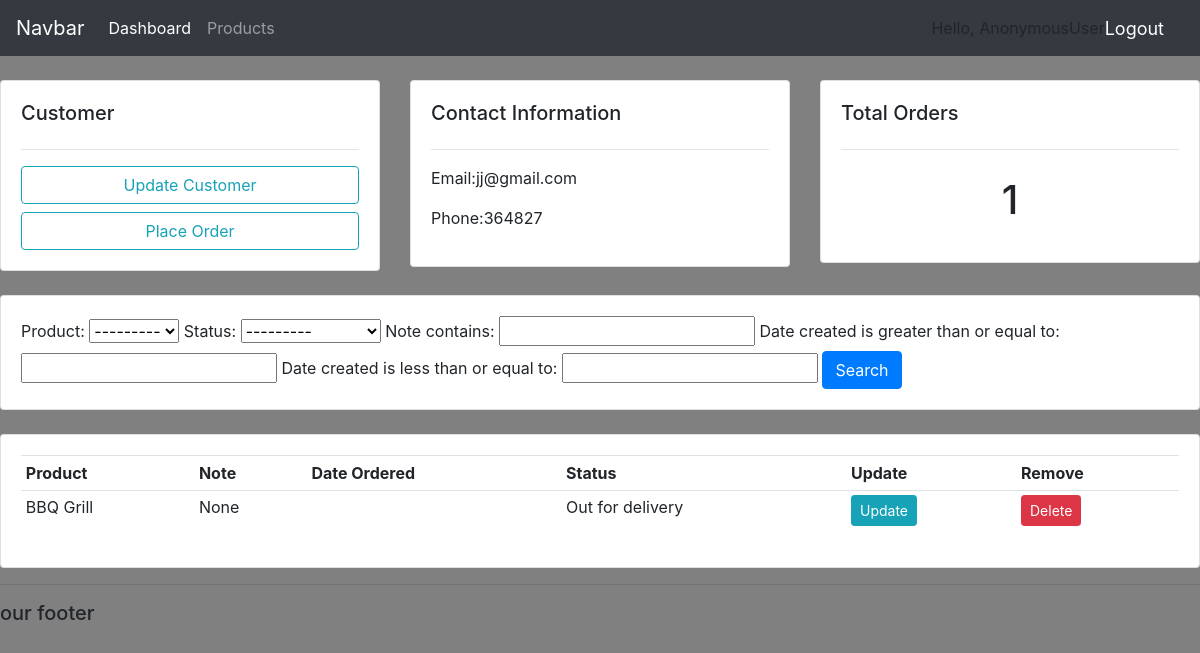
The app's page /customer/5/, older data.
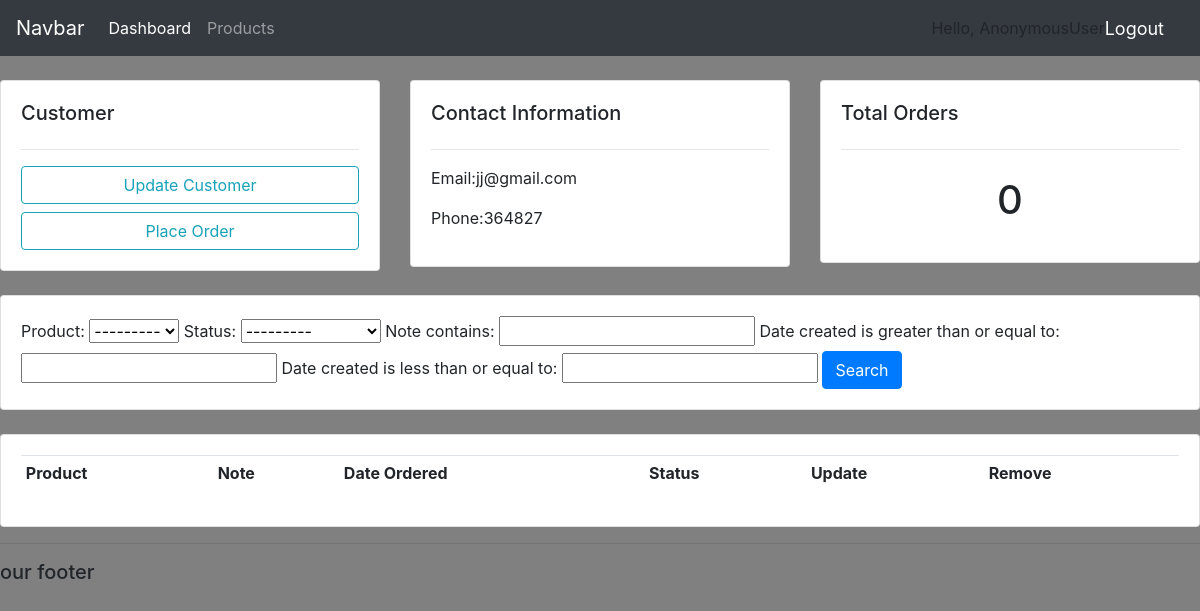
The same page, newer data.
### accounts/models.py (models this page shows, shortened)
class Order(models.Model):
    STATUS = (
        ('Pending','Pending'),
        ('Out for delivery','Out for delivery'),
        ('Delivered','Delivered'),
        )
    customer = models.ForeignKey(Customer,null=True,on_delete=models.SET_NULL)
    product = models.ForeignKey(Product,null=True,on_delete=models.SET_NULL)
    date_created = models.DateTimeField(auto_now_add=True, null=True)
    status = models.CharField(max_length=200, null=True,choices=STATUS)
    note = models.CharField(max_length=1000, null=True)

class Product(models.Model):
    CATEGORY=(
        ('Indoor','Indoor'),
        ('Outdoor','Outdoor'),
    )
    name = models.CharField(max_length=200, null=True)
    price = models.FloatField(null=True)
    category = models.CharField(max_length=200, null=True, choices=CATEGORY)
    description= models.CharField(max_length=200, null=True, blank = True)
    date_created = models.DateTimeField(auto_now_add=True)
    tags = models.ManyToManyField(Tag)
    def __str__(self):
        return self.name

### accounts/views.py (the view)
# urls.py: path('customer/<str:pk_test>/', views.customer, name='customer'),
def customer(request,pk_test):
    customer = Customer.objects.get(id=pk_test)
    orders = customer.order_set.all()
    order_count= orders.count()
    myFilter = OrderFilter(request.GET, queryset=orders)
    orders = myFilter.qs
    context = {'customer':customer, 'orders': orders,'order_count':order_count, 'myFilter': myFilter}
    return render(request, 'accounts/customer.html',context)

### accounts/templates/accounts/customer.html
{% extends "accounts/main.html" %}
{% block content%}
<br>
<div class="row">
    <div class="col-md">
        <div class="card card-body">
            <h5>Customer</h5>
            <hr>
            <a class="btn btn-outline-info btn-sml btn-block" href="">Update Customer</a>
            <a class="btn btn-outline-info btn-sml btn-block" href="{% url 'create_order' customer.id %}">Place Order</a>
        </div>
    </div>
    <div class="col-md">
        <div class="card card-body">
            <h5>Contact Information</h5>
            <hr>
            <p>Email:{{customer.email}}</p>
            <p>Phone:{{customer.phone}}</p>
        </div>
    </div>
    <div class="col-md">
        <div class="card card-body">
            <h5>Total Orders</h5>
            <hr>
            <h1 style="text-align: center;padding: 10px">{{order_count}}</h1>
        </div>
    </div>
</div>
<br>
<div class="row">
    <div class="col">
        <div class="card card-body">
            <form method="get">
                {{myFilter.form}}
            <button class="btn btn-primary" type="submit">Search</button>
            </form>
        </div>
    </div>
</div>
<br>
<div class="row">
    <div class="col-md">
        <div class="card card-body">
            <table class="table table-sm">
                <tr>
                    <th>Product</th>
                    <th>Note</th>
                    <th>Date Ordered</th>
                    <th>Status</th>
                    <th>Update</th>
                    <th>Remove</th>
                </tr>
                {% for order in orders %}
                <td>{{order.product}}</td>
                <td>{{order.note}}</td>
                <td>{{order.date.created}}</td>
                <td>{{order.status}}</td>
                <td><a class="btn btn-sm btn-info" href="{% url 'update_order' order.id %}">Update</a></td>
                <td><a class="btn btn-sm btn-danger" href="{% url 'delete_order' order.id %}">Delete</a></td>
                {% endfor %}
            </table>
        </div>
    </div>
</div>
{% endblock %}

Row changes from the older to the newer data that the page shows:
removed Order: product "BBQ Grill", note "None", status "Out for delivery"
Text that changed along with them:
{{ order_count }}: "1" → "0"
